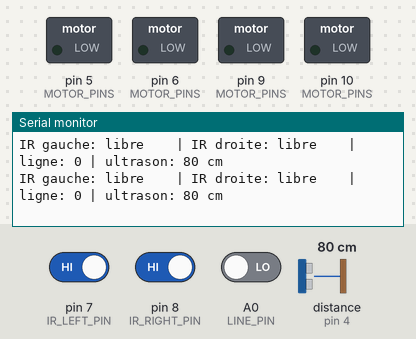
Recording of a sketch running on a simulated Arduino Uno, built with avr-gcc and run on an emulated ATmega328P. On the bench: switched loads named in the sketch (green lamp = pin HIGH), the last lines printed to the serial monitor. Wiring (inferred from the names in the program): ultrasonic range finder: trigger pin 2; echo pin 4. The test bench sets the inputs (shaded band); at power-on: distance to the obstacle (sensor on pin 4) 80 cm, pin 7 (IR_LEFT_PIN) HIGH, pin 8 (IR_RIGHT_PIN) HIGH, A0 (LINE_PIN) LOW. The echo pulse lasts 58.3 µs per cm; pins used as bus, display or sensor lines are not drawn.

Above: at 1.2 s.
1.3 s: distance to the obstacle (sensor on pin 4) set to 299 cm
At 1.61 s:
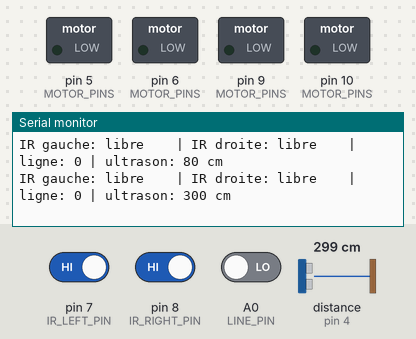
4.3 s: pin 7 (IR_LEFT_PIN) driven LOW
At 4.67 s:
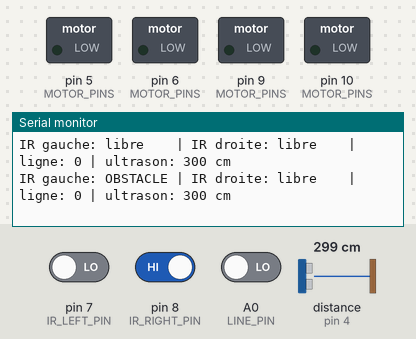
6.4 s: pin 8 (IR_RIGHT_PIN) driven LOW
At 6.64 s:
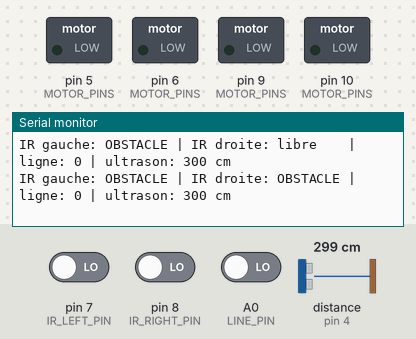
8.4 s: pin 7 (IR_LEFT_PIN) driven HIGH
At 8.61 s:
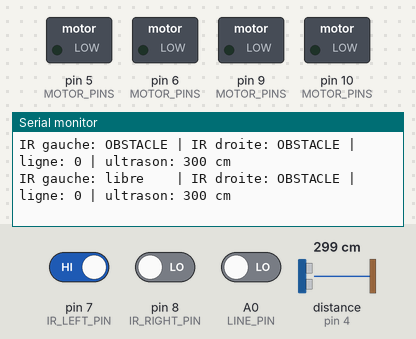
10.3 s: pin 7 (IR_LEFT_PIN) driven LOW and pin 8 (IR_RIGHT_PIN) driven HIGH
At 10.58 s:
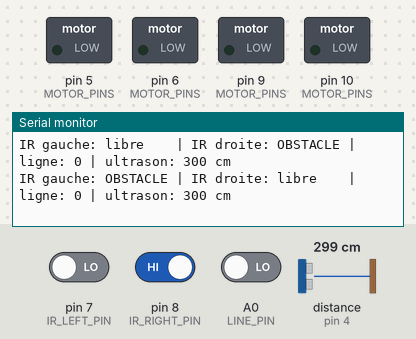
13.3 s: distance to the obstacle (sensor on pin 4) set to 2 cm
At 13.42 s:
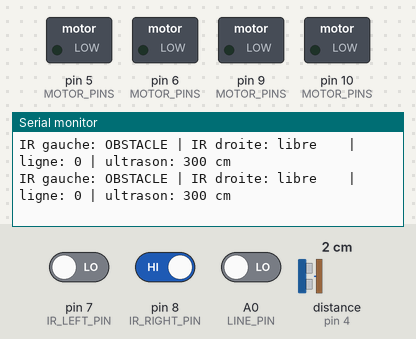

The sketch:

sensor_test.ino
```cpp
// Programme de TEST des capteurs (ne fait jamais tourner les moteurs).
// Affiche 5 fois par seconde : infrarouge gauche / droit, suivi de ligne, distance ultrason.
// Voir docs/hardware.md. Après le test, remettre le vrai firmware : scripts/flash_firmware
//
// Broches (docs/hardware.md) : ultrason Trig D2, Echo D4 ; infrarouges D7 (gauche), D8 (droite) ;
// suivi de ligne A0. Moteurs : D5, D6, D9, D10 maintenus à l'arrêt.

const int TRIG_PIN = 2;
const int ECHO_PIN = 4;
const int IR_LEFT_PIN = 7;
const int IR_RIGHT_PIN = 8;
const int LINE_PIN = A0;
const int MOTOR_PINS[] = {5, 6, 9, 10};

void setup() {
  for (int pin : MOTOR_PINS) {
    pinMode(pin, OUTPUT);
    digitalWrite(pin, LOW);  // moteurs arrêtés
  }
  pinMode(TRIG_PIN, OUTPUT);
  pinMode(ECHO_PIN, INPUT);
  pinMode(IR_LEFT_PIN, INPUT);
  pinMode(IR_RIGHT_PIN, INPUT);
  pinMode(LINE_PIN, INPUT);
  Serial.begin(115200);
  Serial.println(F("Test des capteurs : approchez la main, posez la voiture sur du noir / du blanc."));
}

// Distance ultrason en cm (0 = rien reçu : fil Echo ou Trig mal branché, ou rien devant).
long ultrasonicCm() {
  digitalWrite(TRIG_PIN, LOW);
  delayMicroseconds(2);
  digitalWrite(TRIG_PIN, HIGH);
  delayMicroseconds(10);
  digitalWrite(TRIG_PIN, LOW);
  const unsigned long echo_us = pulseIn(ECHO_PIN, HIGH, 30000UL);  // 30 ms max (~5 m)
  return static_cast<long>(echo_us / 58UL);                        // aller-retour du son
}

void loop() {
  // Les modules infrarouges du kit mettent leur sortie à 0 (LOW) quand ils voient un obstacle.
  Serial.print(F("IR gauche: "));
  Serial.print(digitalRead(IR_LEFT_PIN) == LOW ? F("OBSTACLE") : F("libre   "));
  Serial.print(F(" | IR droite: "));
  Serial.print(digitalRead(IR_RIGHT_PIN) == LOW ? F("OBSTACLE") : F("libre   "));
  Serial.print(F(" | ligne: "));
  Serial.print(digitalRead(LINE_PIN) == HIGH ? F("1") : F("0"));
  Serial.print(F(" | ultrason: "));
  Serial.print(ultrasonicCm());
  Serial.println(F(" cm"));
  delay(200);
}
```

Measured:
- after the input at 1.3 s, the serial monitor: prints a new line after 0.15 s (image 1)
- after the input at 4.3 s, the serial monitor: prints a new line after 0.21 s (image 2)
- after the input at 6.4 s, the serial monitor: prints a new line after 0.08 s (image 3)
- after the input at 8.4 s, the serial monitor: prints a new line after 0.05 s (image 4)
- after the input at 10.3 s, the serial monitor: prints a new line after 0.11 s (image 5)
